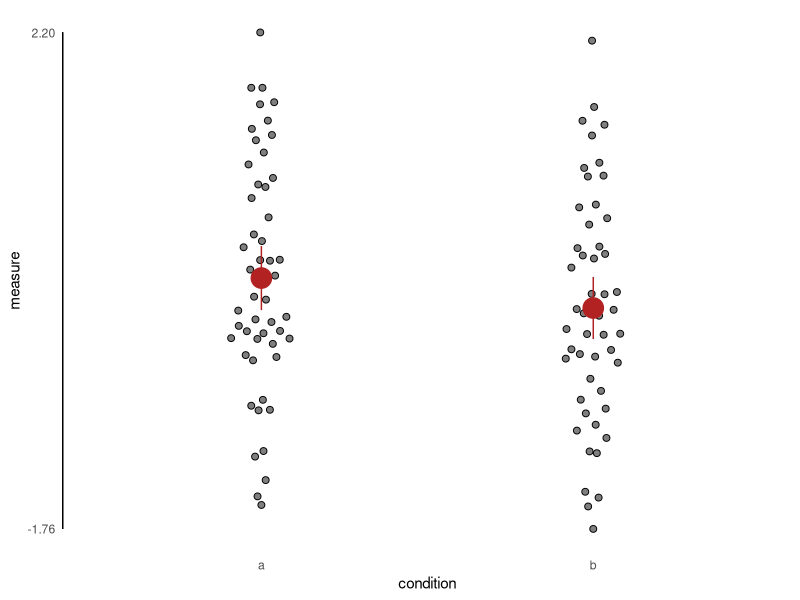
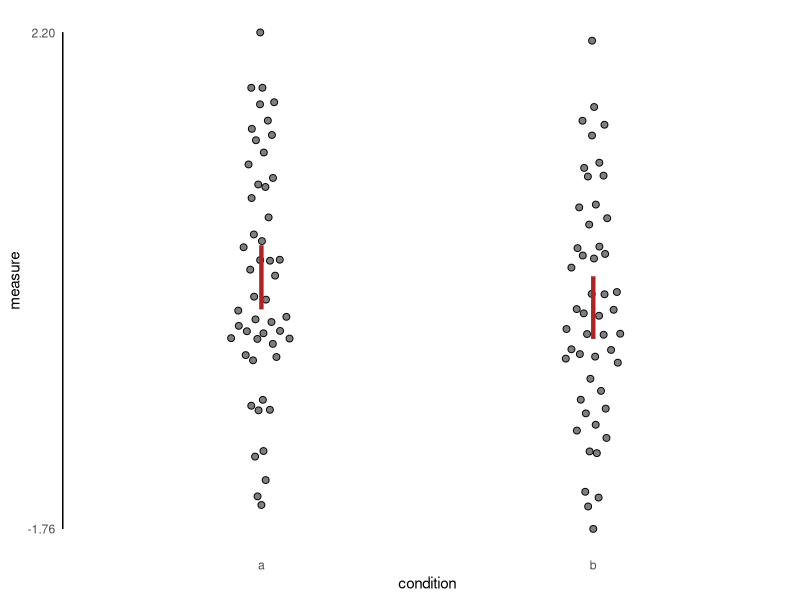
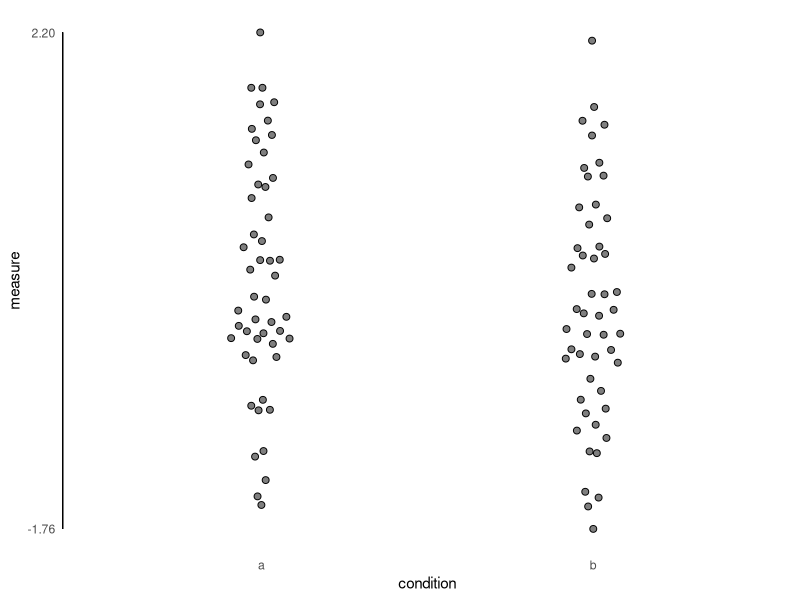

R code for these plots, in order:
## ---- chunk 1
library(magrittr)
library(ggplot2)
library(ggbeeswarm)

## make data ----

n.subj <- 50
n.cond <- 2
dat <- data.frame(
  subj      = rep(1:n.subj, n.cond), 
  measure   = rnorm(n.subj * n.cond), 
  condition = letters[1:n.cond]
  )  ## a dataframe of unaggregated (i.e., subject-level) data
## ---- chunk 2
n.resamples <- 1E4

## make our basic plot:
p <- dat %>%
  ggplot(aes(x = condition, y = measure)) +
  geom_quasirandom(width = 0.1, color = "black", fill = "grey50", shape = 21, size = 2) +
  theme(
      axis.ticks = element_blank(),
      panel.background = element_blank(),
      axis.line = element_blank()
    ) +
  geom_segment(aes(y = min(measure), yend = max(measure), x = -Inf, xend = -Inf)) +
  scale_y_continuous(breaks = c(round(min(dat$measure), 2), round(max(dat$measure), 2)))

## add mean and errorbars:
p + stat_summary(
    fun.data = "mean_cl_boot", colour = "firebrick", size = 1.5,
    fun.args = list(B = n.resamples)
  )
## ---- chunk 3
p + stat_summary(
    fun.data = "mean_cl_boot", colour = "firebrick", size = 1.5, width = 0, geom = "errorbar",
    fun.args = list(B = n.resamples)
  )
## ---- chunk 4
afun <- function(y, a = 2, ...) {
  is.extreme <- abs(y - median(y)) > mad(y) * a
  output <- Hmisc::smean.cl.boot(y[!is.extreme], ...)  ## ellipsis to pass additional args from stat_summary
  output <- as.data.frame(t(output))  ## make dataframe
  names(output) <- c("y", "ymin", "ymax")  ## rename
  return(output)
}

p + stat_summary(
    fun.data = "afun", colour = "firebrick", size = 1.5, width = 0, geom = "errorbar",
    fun.args = list(B = n.resamples)
  )
